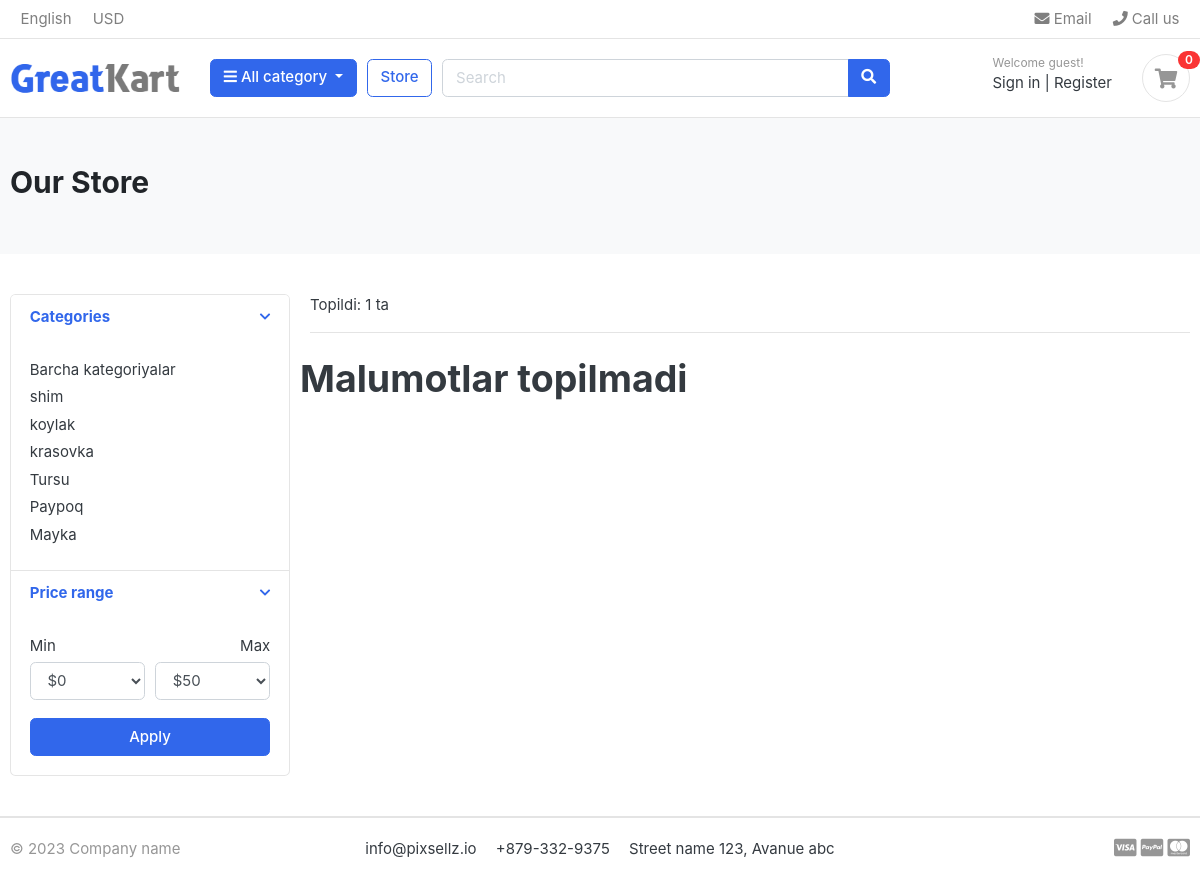
The page /store/category/shox/ on the database its author committed.
### category/models.py (models this page shows, shortened)
class Category(models.Model):
    slug = models.SlugField(unique=True)
    category_name = models.CharField(max_length=100)
    description = models.TextField(blank=True)
    cat_image = models.ImageField(upload_to='photos/categories', blank=True)
    class Meta:
        verbose_name = 'Category'
        verbose_name_plural = 'Categories'
    def get_url(self):
        return reverse('product_by_category', args=[self.slug])

### store/views.py (the view)
# urls.py: path('', views.store_page, name='store'),
def store_page(request, category_slug=None):
    q = request.GET.get('q', None)
    if category_slug is not None:
        category = get_object_or_404(Category, slug=category_slug)
        p = Product.objects.filter(category=category, is_available=True)
        p_count = p.count()
    else:
        p = Product.objects.filter(is_available=True)
        p_count = p.count()
    if q is not None:
        products = products.filter(Q(product_name__icontains=q))
        p_count = p.count()
    context = {
        "p": p,
        "p_count": p_count,
    }
    return render(request, 'store/store.html', context)

### carts/context_processors.py (called while the page is built)
def cart_item_counter(request):
    cart_count = 0
    if 'admin' in request.path:
        return {}
    else:
        try:
            cart = Cart.objects.filter(cart_id=get_cart_session(request))
            cart_items = CartItem.objects.filter(cart=cart[:1])
            for cart_item in cart_items:
                cart_count += cart_item.quantity
        except:
            cart_count = 0
    return dict(cart_count=cart_count)

### carts/views.py (called while the page is built)
def get_cart_session(request):
    cart = request.session.session_key
    if not cart:
        cart = request.session.create()
    return cart

### category/context_processors.py (called while the page is built)
def menu_category_list(request):
    category = Category.objects.all()
    return dict(category=category)

### templates/store/store.html (shortened to what this page needs)
{% extends "base.html" %}
{% block content %}
    <section class="section-pagetop bg">
      <div class="container">
        <h2 class="title-page">Our Store</h2>
      </div>
    </section>
    <section class="section-content padding-y">
      <div class="container">
        <div class="row">
          <aside class="col-md-3">
            <div class="card">
              <article class="filter-group">
                <header class="card-header">
                  <a
                    href="#"
                    data-toggle="collapse"
                    data-target="#collapse_1"
                    aria-expanded="true"
                    class=""
                  >
                    <i class="icon-control fa fa-chevron-down"></i>
                    <h6 class="title">Categories</h6>
                  </a>
                </header>
                <div
                  class="filter-content collapse show"
                  id="collapse_1"
                  style=""
                >
                  <div class="card-body">
                    <ul class="list-menu">
                      <li>
                        <a href="{% url 'store' %}">Barcha kategoriyalar</a>
                     </li>
                      {% for cat in category %}
                     <li>
                        <a href="{{ cat.get_url }}">{{cat.category_name}}</a>
                     </li>
                      {% endfor %}
                    </ul>
                  </div>
                </div>
              </article>
              <article class="filter-group">
                <header class="card-header">
                  <a
                    href="#"
                    data-toggle="collapse"
                    data-target="#collapse_3"
                    aria-expanded="true"
                    class=""
                  >
                    <i class="icon-control fa fa-chevron-down"></i>
                    <h6 class="title">Price range</h6>
                  </a>
                </header>
                <div
                  class="filter-content collapse show"
                  id="collapse_3"
                  style=""
                >
                  <div class="card-body">
                    <div class="form-row">
                      <div class="form-group col-md-6">
                        <label>Min</label>
                        <select class="mr-2 form-control min_price">
                          <option value="0">$0</option>
                        </select>
                      </div>
                      <div class="form-group text-right col-md-6">
                        <label>Max</label>
                        <select class="mr-2 form-control max_price">
                          <option value="50">$50</option>
                        </select>
                      </div>
                    </div>
                    <button onclick="getMinMaxFiltering();" id="sorting_btn" class="btn btn-block btn-primary">Apply</button>
                  </div>
                </div>
              </article>
            </div>
          </aside>
          <main class="col-md-9">
            <header class="border-bottom mb-4 pb-3">
              <div class="form-inline">
                <span class="mr-md-auto">Topildi: {{ p_count }} ta </span>
              </div>
            </header>
            <div class="row">
              {% if products %}
              {% for product in products %}
              <div class="col-md-4 product_item">
                <figure class="card card-product-grid">
                  <div class="img-wrap">
                    <img src="{{ product.images.url }}" />
                  </div>
                  <figcaption class="info-wrap">
                    <div class="fix-height">
                      <a href="{{ product.get_url }}" class="title"
                        >{{ product.product_name }}</a
                      >
                      <div class="price-wrap mt-2">
                        <span class="price">${{ product.stock }}</span>
                        <del class="price-old">${{ product.price }}</del>
                      </div>
                    </div>
                    <a href="{{ product.get_url  }}" class="btn btn-block btn-success"
                      >Go to description
                    </a>
                  </figcaption>
                </figure>
              </div>
              {% endfor %}
              {% else %}
              <div>
                <h1>Malumotlar topilmadi</h1>
              </div>
              {% endif %}
            </div>
          </main>
        </div>
      </div>
    </section>
{% endblock %}

### static/css/ui.css (style rules this page uses)
html { font-family: "Inter", sans-serif; font-size: 15px; }
.padding-y { padding-top: 40px; padding-bottom: 40px; }
article:after, .form-group:after { display: block; clear: both; content: ""; }
.bg { background-color: #f8f9fa; }
.title-page { color: #212529; }
[class*=list-] li:after { visibility: hidden; display: block; content: ""; overflow: hidden; height: 0; clear: both; }
.list-menu { list-style: none; margin: 0; padding-left: 0; }
.list-menu li { margin-bottom: 5px; }
.list-menu a { color: #343a40; }
.icon-control { margin-top: 5px; float: right; font-size: 80%; }
.card-header .title { margin-bottom: 0; line-height: 1.5; }
.filter-group { border-bottom: 1px solid #e4e4e4; }
.filter-group .card-header { border-bottom: 0; }
.filter-group:last-child { border-bottom: 0; }
.section-pagetop { padding: 45px 0; }

### rows shown on the page
Category: category_name "shim"
Category: category_name "koylak"
Category: category_name "krasovka"
Category: category_name "Tursu"
Category: category_name "Paypoq"
Category: category_name "Mayka"

### other values the page prints
{{ cart_count }} "0"
{{ p_count }} "1"
